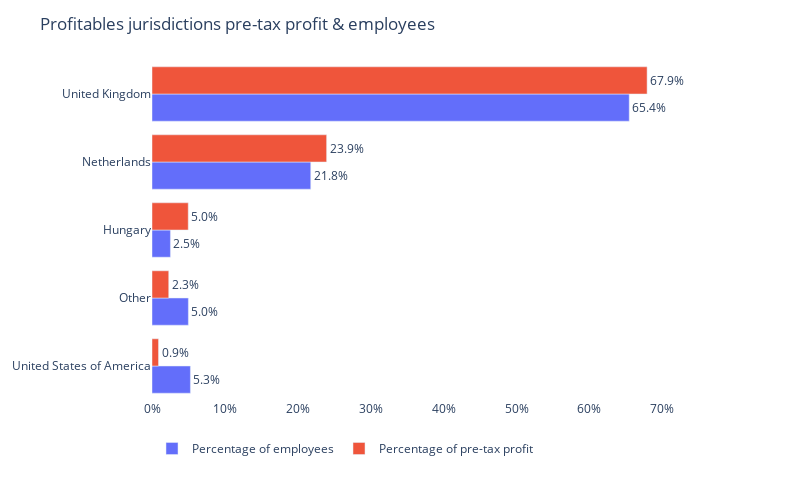

Notebook code cell kept with this figure:
### Code cell
display_pretax_profit_and_employees_rank(df=df, company=company, year=year)

### Figure 1 — Plotly figure (JSON) as saved in the notebook; plotly's stock layout.template omitted (floating-point values rounded to 4 significant figures)
{"data": [{"alignmentgroup": "True", "hovertemplate": "variable=Percentage of employees<br>value=%{x}<br>jur_name=%{y}<extra></extra>", "legendgroup": "Percentage of employees", "marker": {"color": "#636efa", "pattern": {"shape": ""}}, "name": "Percentage of employees", "offsetgroup": "Percentage of employees", "orientation": "h", "showlegend": true, "textposition": ["outside", "outside", "outside", "outside", "outside"], "texttemplate": "%{x:.1%}", "type": "bar", "x": [0.05267, 0.04986, 0.02528, 0.2177, 0.6545], "xaxis": "x", "y": ["United States of America", "Other", "Hungary", "Netherlands", "United Kingdom"], "yaxis": "y"}, {"alignmentgroup": "True", "hovertemplate": "variable=Percentage of pre-tax profit<br>value=%{x}<br>jur_name=%{y}<extra></extra>", "legendgroup": "Percentage of pre-tax profit", "marker": {"color": "#EF553B", "pattern": {"shape": ""}}, "name": "Percentage of pre-tax profit", "offsetgroup": "Percentage of pre-tax profit", "orientation": "h", "showlegend": true, "textposition": ["outside", "outside", "outside", "outside", "outside"], "texttemplate": "%{x:.1%}", "type": "bar", "x": [0.008909, 0.02295, 0.04968, 0.2395, 0.679], "xaxis": "x", "y": ["United States of America", "Other", "Hungary", "Netherlands", "United Kingdom"], "yaxis": "y"}], "layout": {"barmode": "group", "height": 480, "legend": {"orientation": "h", "title": {"text": ""}, "tracegroupgap": 0}, "margin": {"t": 60}, "plot_bgcolor": "white", "title": {"text": "Profitables jurisdictions pre-tax profit & employees"}, "width": 800, "xaxis": {"anchor": "y", "domain": [0, 1], "range": [0, 0.779], "tickformat": ".0%", "title": {}}, "yaxis": {"anchor": "x", "domain": [0, 1], "title": {}}}}
